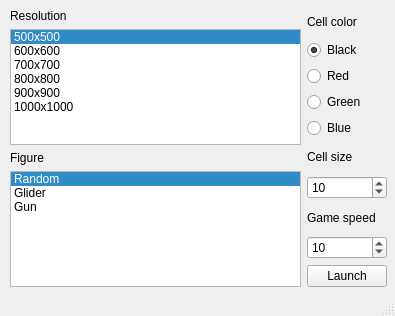
<?xml version="1.0" encoding="UTF-8"?>
<ui version="4.0">
 <class>MainWindow</class>
 <widget class="QMainWindow" name="MainWindow">
  <property name="geometry">
   <rect>
    <x>0</x>
    <y>0</y>
    <width>395</width>
    <height>316</height>
   </rect>
  </property>
  <property name="windowTitle">
   <string>Cellton Launcher</string>
  </property>
  <widget class="QWidget" name="centralwidget">
   <widget class="QWidget" name="layoutWidget">
    <property name="geometry">
     <rect>
      <x>10</x>
      <y>9</y>
      <width>377</width>
      <height>278</height>
     </rect>
    </property>
    <layout class="QHBoxLayout" name="horizontalLayout_2">
     <item>
      <layout class="QVBoxLayout" name="verticalLayout_2">
       <item>
        <widget class="QLabel" name="resolutionLabel">
         <property name="text">
          <string>Resolution</string>
         </property>
        </widget>
       </item>
       <item>
        <widget class="QListWidget" name="resolutionList">
         <property name="layoutDirection">
          <enum>Qt::LeftToRight</enum>
         </property>
         <property name="currentRow">
          <number>0</number>
         </property>
         <item>
          <property name="text">
           <string>500x500</string>
          </property>
         </item>
         <item>
          <property name="text">
           <string>600x600</string>
          </property>
         </item>
         <item>
          <property name="text">
           <string>700x700</string>
          </property>
         </item>
         <item>
          <property name="text">
           <string>800x800</string>
          </property>
         </item>
         <item>
          <property name="text">
           <string>900x900</string>
          </property>
         </item>
         <item>
          <property name="text">
           <string>1000x1000</string>
          </property>
         </item>
        </widget>
       </item>
       <item>
        <widget class="QLabel" name="figureLabel">
         <property name="text">
          <string>Figure</string>
         </property>
        </widget>
       </item>
       <item>
        <widget class="QListWidget" name="figureList">
         <property name="layoutDirection">
          <enum>Qt::LeftToRight</enum>
         </property>
         <property name="currentRow">
          <number>0</number>
         </property>
         <item>
          <property name="text">
           <string>Random</string>
          </property>
         </item>
         <item>
          <property name="text">
           <string>Glider</string>
          </property>
         </item>
         <item>
          <property name="text">
           <string>Gun</string>
          </property>
         </item>
        </widget>
       </item>
       <item>
        <layout class="QHBoxLayout" name="horizontalLayout"/>
       </item>
      </layout>
     </item>
     <item>
      <layout class="QVBoxLayout" name="verticalLayout">
       <item>
        <widget class="QLabel" name="colorLabel">
         <property name="text">
          <string>Cell color</string>
         </property>
        </widget>
       </item>
       <item>
        <widget class="QRadioButton" name="blackRadio">
         <property name="enabled">
          <bool>true</bool>
         </property>
         <property name="text">
          <string>Black</string>
         </property>
         <property name="checked">
          <bool>true</bool>
         </property>
        </widget>
       </item>
       <item>
        <widget class="QRadioButton" name="redRadio">
         <property name="text">
          <string>Red</string>
         </property>
        </widget>
       </item>
       <item>
        <widget class="QRadioButton" name="greenRadio">
         <property name="text">
          <string>Green</string>
         </property>
        </widget>
       </item>
       <item>
        <widget class="QRadioButton" name="blueRadio">
         <property name="text">
          <string>Blue</string>
         </property>
        </widget>
       </item>
       <item>
        <widget class="QLabel" name="sizeLabel">
         <property name="text">
          <string>Cell size</string>
         </property>
        </widget>
       </item>
       <item>
        <widget class="QSpinBox" name="sizeSpinbox">
         <property name="maximum">
          <number>100</number>
         </property>
         <property name="value">
          <number>10</number>
         </property>
        </widget>
       </item>
       <item>
        <widget class="QLabel" name="speedLabel">
         <property name="text">
          <string>Game speed</string>
         </property>
        </widget>
       </item>
       <item>
        <widget class="QSpinBox" name="speedSpinbox">
         <property name="value">
          <number>10</number>
         </property>
        </widget>
       </item>
       <item>
        <widget class="QPushButton" name="launchButton">
         <property name="text">
          <string>Launch</string>
         </property>
        </widget>
       </item>
      </layout>
     </item>
    </layout>
   </widget>
  </widget>
  <widget class="QStatusBar" name="statusbar"/>
 </widget>
 <resources/>
 <connections/>
</ui>
